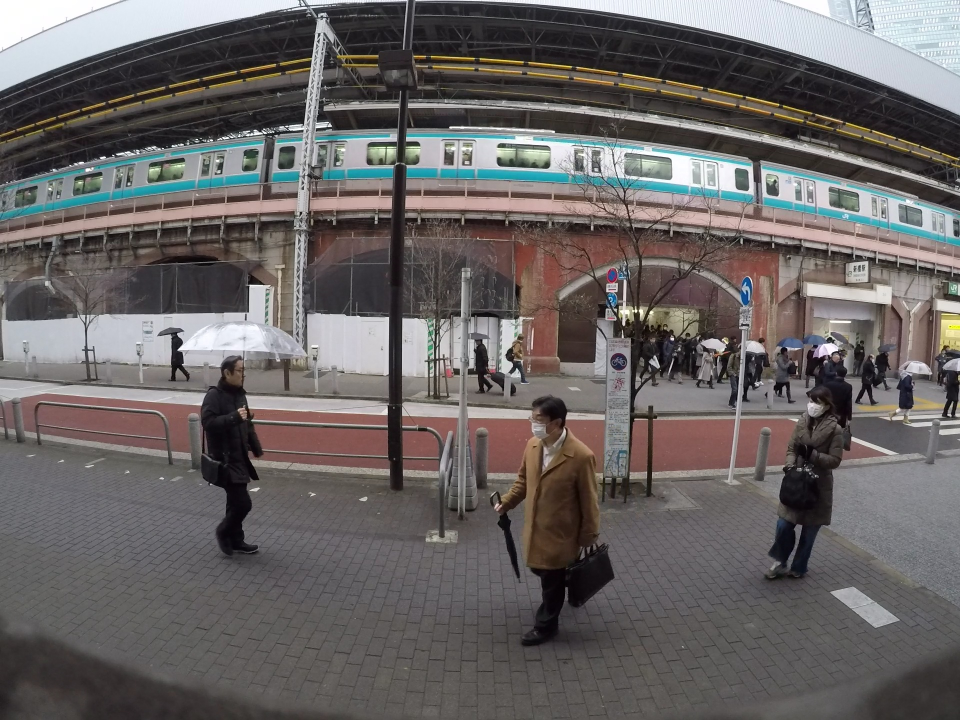
#> input picture 05. Advanced/img/img01.jpg, 1920 x 1440 px, found by its file name (shown at 1/2 size)
$ jupyter execute ImageProcess.ipynb   (text cells are left out)
#> lines starting #> are read from the running program, lines starting #| are printed output that depends on the picture; after the words box and inside, x2 and y2 are one past the last pixel; in counts of white or black regions, pixels touching at a corner belong together; pictures that were not available may be replaced by others from this repository, and a replacement may not be noted
[cell 1]
# !pip install opencv-python

[cell 2]
# img 불러오기

import cv2

img = cv2.imread('./img/img01.jpg')
#> img is the input picture: shape (1440, 1920, 3); mean B, G, R 99.6, 100.3, 104.7
height, width = img.shape[:2]
#> height = 1440; width = 1920
print('이미지 가로 : ', str(width))
#| 이미지 가로 :  1920
print('이미지 세로 : ', str(height))
#| 이미지 세로 :  1440
cv2.imshow('img', img)
cv2.waitKey(0) # 몇 초 동안 이미지를 표시할지 - 1000을 지정하면 1초간 표시, 계속 보이려면 0을 지정

[cell 3]
# mov 불러오기

import cv2

# 불러온 영상 cap에 저장 & get으로 정보 취득
cap = cv2.VideoCapture('./mov/mov01.avi')
width = cap.get(cv2.CAP_PROP_FRAME_WIDTH)
height = cap.get(cv2.CAP_PROP_FRAME_HEIGHT)
count = cap.get(cv2.CAP_PROP_FRAME_COUNT)
fps = cap.get(cv2.CAP_PROP_FPS)

print('가로 : ', width)
print('세로 : ', height)
print('총 프레임 수 : ', count)
print('FPS : ', fps) # 프레임 속도 : 초당 프레임 수


# while문에서 cap에서 저장된 동영상 정보를 프레임마다 처리하고
# 각 프레임의 정보를 함수 read로 읽어 들입니다.
while(cap.isOpened()) : # 캡쳐 객체가 열려있는 동안
  ret, frame = cap.read() # ret : 정상적으로 프레임을 읽었는지 여부(False > 동영상 끝 / 에러)
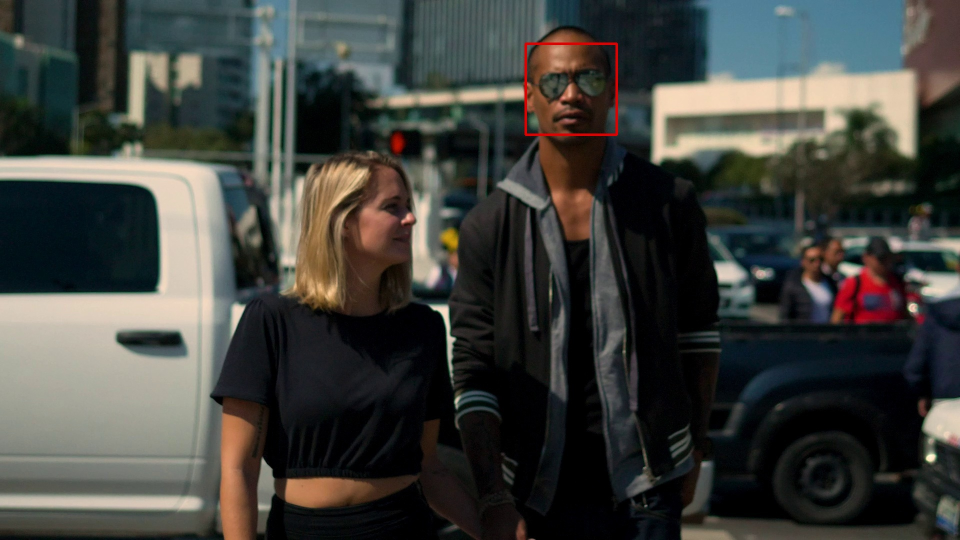
#> input picture 05. Advanced/img/img02_face.jpg, 1920 x 1080 px, given in place of mov01.avi, which was not available (shown at 1/2 size)
#> frame is the input picture: shape (1080, 1920, 3); mean B, G, R 60.9, 65.2, 64
                          # frame : 각 프레임 배열
  if ret :
    cv2.imshow('frame', frame)
    # 1ms초 동안 기다리고 & 마지막 8비트만 사용했을때(32진수 반환할 수 있어서) <=> 키보드 q입력이 들어오면
    if cv2.waitKey(1) & 0xFF == ord('q') :
#> (key q is pressed here)
      break

  # 프레임 끝나면 종료
  else :
    break


cap.release()
cv2.destroyAllWindows()
# 모든 프레임을 처리하거나 'q'키를 클릭하면 종료

[cell 4]
# 동영상을 이미지로 나누고 저장
# - 동영상 데이터를 분할해서 이미지로 저장해두면
#   중요한 순간 분석, 보고서 정리와 같은 다양한 용도로 사용할 수 있습니다.

# filepath= 'snapshot/snapshot_' + str(num) + '.jpg'
# cv2.imwrite(filepath, frame)

import cv2

cap= cv2.VideoCapture('./mov/mov01.avi')
num = 0
while(cap.isOpened()) :
  ret, frame = cap.read()
  if ret :
    cv2.imshow('frame', frame)
    filepath= './snapshot/snapshot_' + str(num) + '.jpg'
    cv2.imwrite(filepath, frame) # 이미지 저장
    num = num + 1
    # cv2.imshow > cv2.waitKey 반드시 호출되어야 함
    # if ret 지나고 if cv2.waitKey를 지나서 다음 frame으로 넘어가면 문제 엇음
    # 1ms동안 키보드 입력을 기다렸다 입력된 키가 'q'라면 종료해라
    if cv2.waitKey(1) & 0xFF == ord('q') :
#> (key q is pressed here)
      break

  else :
    break

cap.release()
cv2.destroyAllWindows()

[cell 5]
# 이미지 속 사람 검출

# 사람을 간단하게 인식하기 위해서는 'HOG 특징량'이라는 것을 사용
# HOG란 Histogram of Oriented Gradients의 약자로 '휘도의 기울기'라고 설명할 수 있으며
# '사람 실루엣 형태의 특징을 위치나 각도로 표현한 것'이라고 생각하면 이해하기 쉽습니다.

# 그럼 사전에 학습된 모델을 사용해서 실제 이미지로부터 HOG 특징량을 이용해 사람을 인식시켜 봅시다.

[cell 6]
import cv2

# HOGDescriptor 선언 + 사람 모델 지정
# 함수 : setSVMDetector
# 인수 : cv2.HOGDescriptor_getDefaultPeopleDetector()
hog = cv2.HOGDescriptor()
hog.setSVMDetector(cv2.HOGDescriptor_getDefaultPeopleDetector())
hogParams = {'winStride' : (8, 8), 'padding' : (32, 32), 'scale' : 1.05, 'hitThreshold' : 0, 'groupThreshold' : 5}

# 읽어들인 이미지를 cv2Color를 이용해 흑백으로 변환한 후
# detectMultiScale로 사람을 검출
img = cv2.imread('./img/img01.jpg')
gray= cv2.cvtColor(img, cv2.COLOR_BGR2GRAY)
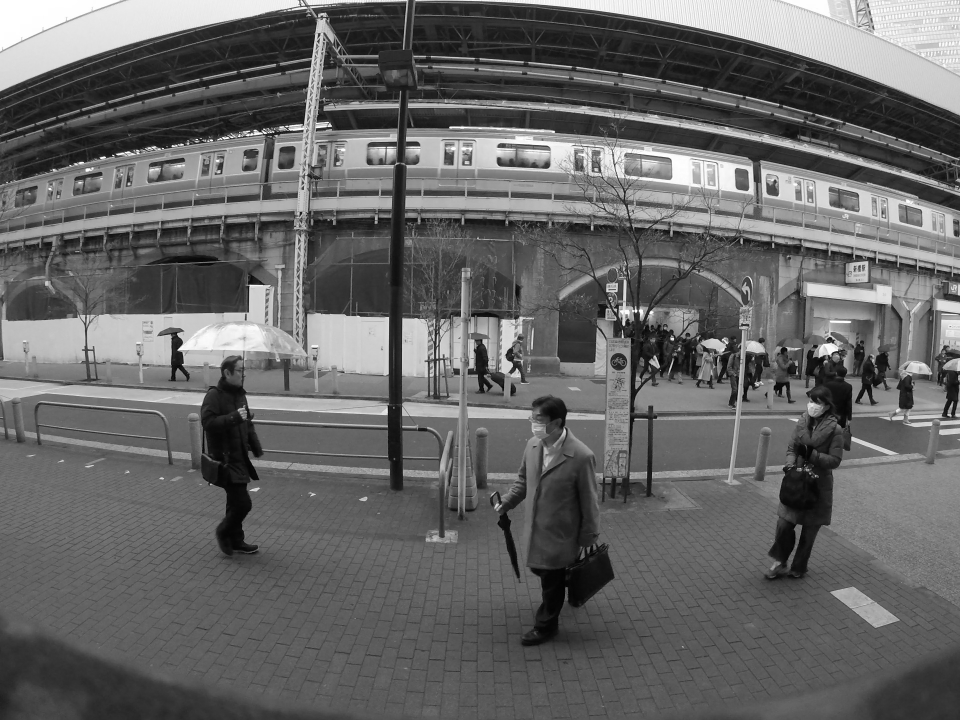
#> gray: shape (1440, 1920) (shown at 1/2 size); min 0, max 255, mean 101.5
# human : 검출된 사람의 위치 정보
human, r = hog.detectMultiScale(gray, **hogParams)
#> human = [[1589, 1, 67, 135], [317, 640, 75, 149], [926, 662, 74, 148], [1699, 685, 76, 152], [1857, 684, 63, 183], [1490, 836, 73, 145], [494, 232, 85, 170], [1420, 655, 98, 196], [1505, 848, 183, 367], [334, 705, 244, 488], [953, 765, 311, 621]]; r = [0.722, 2.39, 2.68, 2.28, 1.66, 1.27, 0.693, 0.996, 0.685, 1.03, 0.84]

# rectangle : 이미지에 사각형을 그리는 함수
if (len(human)> 0) :
  for (x, y, w, h) in human :
    cv2.rectangle(img, (x, y), (x + w, y + h), (255, 255, 255), 3)
#> this loop made 11 passes
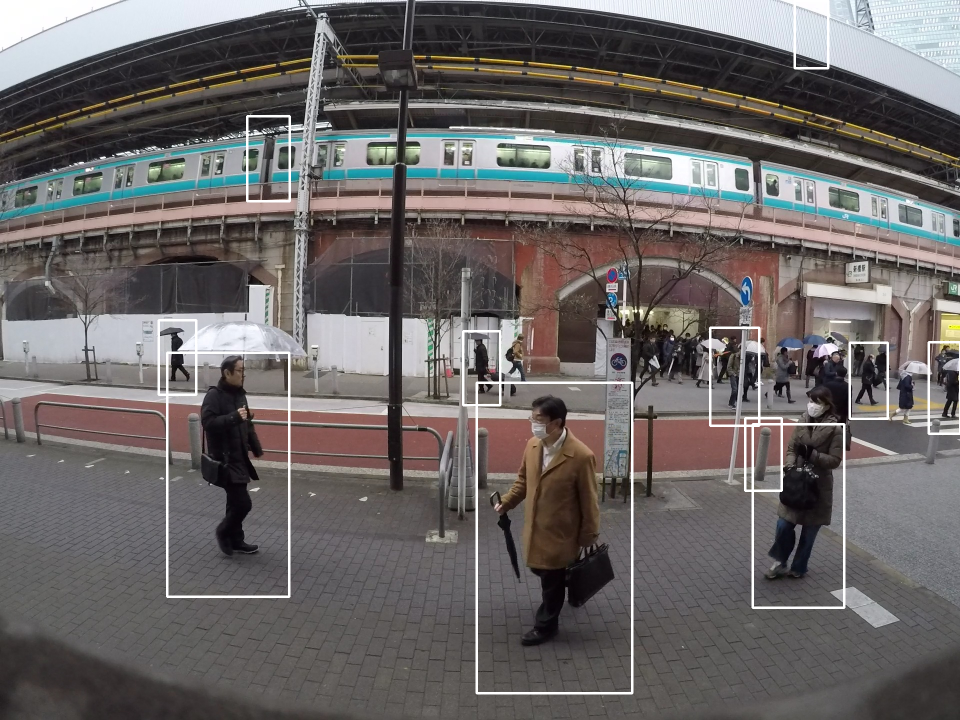
#> img: shape (1440, 1920, 3) (shown at 1/2 size); 1.45% of pixels changed, all inside (x1, y1, x2, y2) = (315, 0, 1920, 1389)

cv2.imshow('img', img)
cv2.waitKey(0)
#> Out = 113

[cell 7]
# 이미지 속 사람 '얼굴' 검출

# 얼굴 검출에는 전통적으로 CascadeClassifier를 사용
# 얼굴 검출 및 개인 인증은 많은 라이브러리가 공개되어 있기 때문에
# 여기서는 대략적인 흐름만 파악하고 전문 서적을 이용해 성능을 비교해 보는 것이 좋습니다.

import cv2

# CascadeClassifier 선언 및 'haarcascade_frontalface_alt.xml' 모델 지정
#(이는 정면 얼굴을 인식하는 모델)
cascade_path = cv2.data.haarcascades + 'haarcascade_frontalface_alt.xml'
cascade = cv2.CascadeClassifier(cascade_path)

# 읽어들인 이미지를 cv2Color를 이용해 흑백으로 변환한 후
# detectMultiScale로 사람 '얼굴' 검출
img = cv2.imread('./img/img02.jpg')
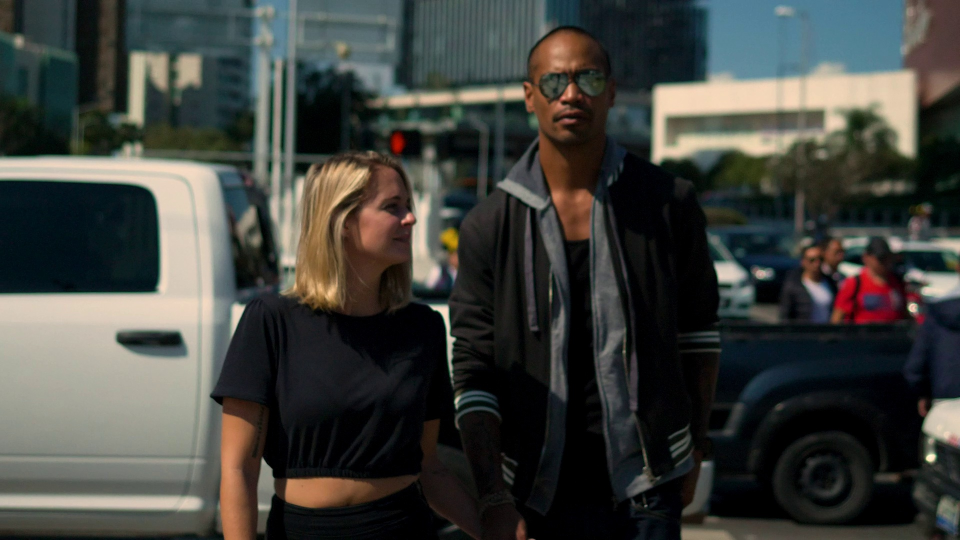
#> input picture 05. Advanced/img/img02.jpg, 1920 x 1080 px, found by its file name (shown at 1/2 size)
#> img is the input picture: shape (1080, 1920, 3); mean B, G, R 61, 65.3, 63.7
gray = cv2.cvtColor(img, cv2.COLOR_BGR2GRAY)
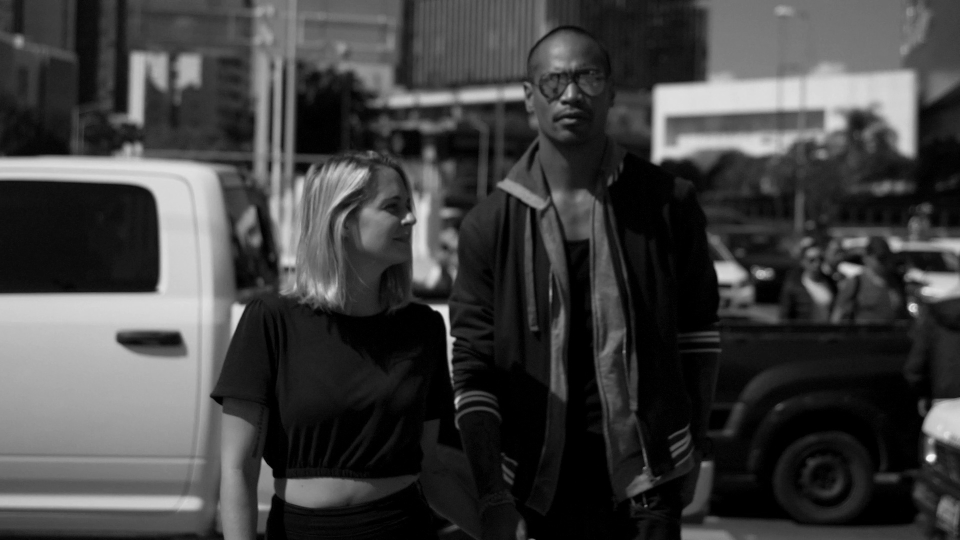
#> gray: shape (1080, 1920) (shown at 1/2 size); min 0, max 250, mean 64.3
# face_list : 검출된 사람 '얼굴'의 위치 정보
face_list = cascade.detectMultiScale(gray, minSize=(50, 50))
#> face_list = [[1051, 87, 182, 182]]

# 검출한 얼굴 표시
for (x, y, w, h) in face_list :
  color= (0, 0, 225) # red
  pen_w = 3
  cv2.rectangle(img, (x,y), (x+w, y+h), color, thickness= pen_w)
#> this loop made 1 pass
#> (x, y, w, h, color, pen_w) on pass 1: (1051, 87, 182, 182, (0, 0, 225), 3)
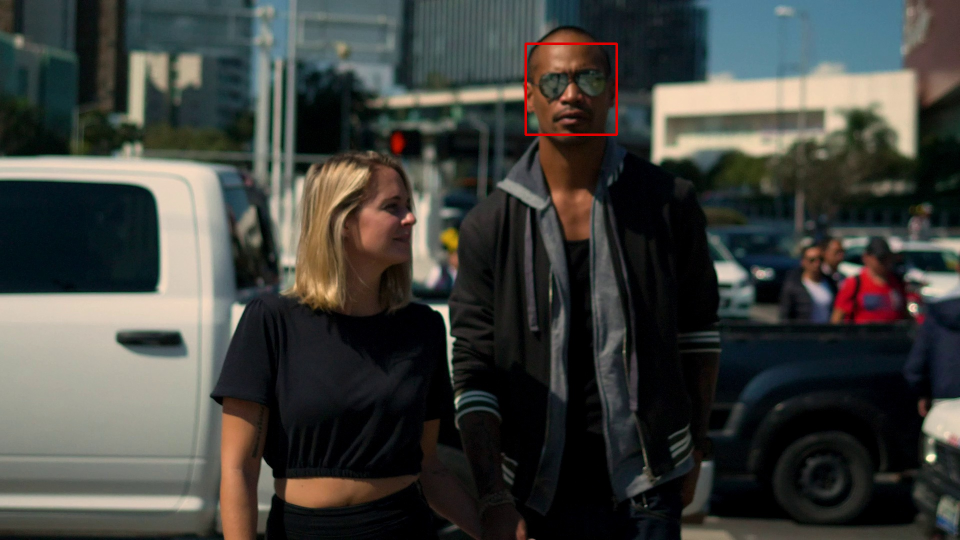
#> img: shape (1080, 1920, 3) (shown at 1/2 size); 0.17% of pixels changed, all inside (x1, y1, x2, y2) = (1049, 85, 1236, 272)

cv2.namedWindow('img', cv2.WINDOW_NORMAL)
cv2.imshow('img', img)
cv2.imwrite('./img/img02_face.jpg', img)
cv2.waitKey(0)
cv2.destroyAllWindows()

[cell 8]
# 사람, 얼굴뿐만 아니라 표정의 특징을 파악하는 것도 가능합니다.
# diib라는 라이브러리를 이용하면 얼굴의 눈,코,입,윤곽을 68개의 특징점으로 표현할 수 있습니다.
# 이것으로 사람의 얼굴이 어느쪽으로 돌리고 있는지를 검출할 수 있습니다.

[cell 9]
# dlib은 C++ 기반이기 때문에

# !cd C:/dlib
# !pip install dlib-19.24.2-cp311-cp311-win_amd64.whl

# 실패

[cell 10]
# 설치 목적이 얼굴 인식이라면 dlib 대신 face_recognition, mediapipe, opencv 등 다른 고성능 라이브러리도 있습니다.

[cell 11]
# # 구글이 만든 라이브러리
# !pip install numpy==1.26.4
# !pip install opencv-python==4.9.0.80

[cell 12]
import cv2
import numpy as np

# 얼굴 탐지기 로드
face_cascade = cv2.CascadeClassifier(cv2.data.haarcascades + 'haarcascade_frontalface_default.xml')

# 일반적인 얼굴 모델 포인트 (Z: 깊이)
model_points = np.array([
    (0.0, 0.0, 0.0),           # Nose tip
    (0.0, -330.0, -65.0),      # Chin
    (-225.0, 170.0, -135.0),   # Left eye left corner
    (225.0, 170.0, -135.0),    # Right eye right corner
    (-150.0, -150.0, -125.0),  # Left mouth corner
    (150.0, -150.0, -125.0)    # Right mouth corner
])

# 이미지 불러오기

img = cv2.imread('./img/img02.jpg')
gray = cv2.cvtColor(img, cv2.COLOR_BGR2GRAY)
# faces : 검출된 사람의 얼굴 위치 정보
faces = face_cascade.detectMultiScale(gray, 1.1, 5)
#> faces = [[1041, 86, 190, 190]]

if len(faces) > 0:
    for (x, y, w, h) in faces:
        # 눈, 코, 입의 대략적인 위치 (비정확하지만 데모용)
        image_points = np.array([
            (x + w // 2, y + h // 2 - h // 6),          # nose tip
            (x + w // 2, y + h),                        # chin
            (x + w // 4, y + h // 3),                   # left eye left corner
            (x + 3 * w // 4, y + h // 3),               # right eye right corner
            (x + w // 4, y + 2 * h // 3),               # left mouth corner
            (x + 3 * w // 4, y + 2 * h // 3),           # right mouth corner
        ], dtype='double')

        # 이미지의 너비를 초점거리로 설정
        focal_length = img.shape[1]
        # 이미지의 중심 좌표
        center = (img.shape[1] / 2, img.shape[0] / 2) # center line
        # 3 x 3 내부 카메라 행렬로 초점 거리와 중심 좌표로 구성됨
        # 카메라 행렬 : 실제 3D 세계 좌표를 2D 이미지 좌표로 투영하는 데 사용하는 행렬
        camera_matrix = np.array([
            [focal_length, 0, center[0]],
            [0, focal_length, center[1]],
            [0, 0, 1]
        ], dtype='double')

        dist_coeffs = np.zeros((4, 1))

        # PnP로 회전/이동 벡터 계산
        # model_points : 일반적인 실제 3D 얼굴 모델의 좌표
        # image_points : 이미지에서 검출한 해당 포인트들의 2D 좌표
        # solvePnP : 주어진 2D-3D 대응점으로부터 회전 벡터와 이동 벡터를 추정
        success, rotation_vec, translation_vec = cv2.solvePnP(
            model_points, image_points, camera_matrix, dist_coeffs
        )

        # rotation_vec은 3D 공간에서 객체가 어떻게 회전했는지를 나타냄
        # 이를 Rodrigues 변환을 통해 3x3 회전 행렬로 변환합니다.
        # yaw : 좌우 회전
        # pitch : 상하 회전
        # roll : 기울기(기울임)

        # 회전 행렬 → 오일러 각
        # Rodrigues : 회전 벡터를 3 x 3 회전 행렬로 변환
        # RQDecomp3x3 : 회전 행렬을 오일러 각(roll, pitch, yaw)로 분해
        # 여기서 angle[1]은 yaw(수평 회전각, 즉 좌우 회전)를 의미
        rotation_mat, _ = cv2.Rodrigues(rotation_vec)
        angles, _, _, _, _, _ = cv2.RQDecomp3x3(rotation_mat)
        yaw = angles[1]

        if yaw < -10:
            direction = f'left {abs(round(yaw, 1))} deg'
        elif yaw > 10:
            direction = f'right {round(yaw, 1)} deg'
        else :
            direction = f'center {round(yaw, 1)} deg'

        # 시각화
        cv2.rectangle(img, (x, y), (x+w, y+h), (0, 255, 0), 2)
        cv2.putText(img, direction, (x, y - 10), cv2.FONT_HERSHEY_SIMPLEX, 0.8, (0, 0, 255), 2)
#> this loop made 1 pass
#> (x, y, w, h, focal_length, center, camera_matrix, dist_coeffs) on pass 1: (1041, 86, 190, 190, 1920, (960, 540), [[1920, 0, 960], [0, 1920, 540], [0, 0, 1]], [0, 0, 0, 0])
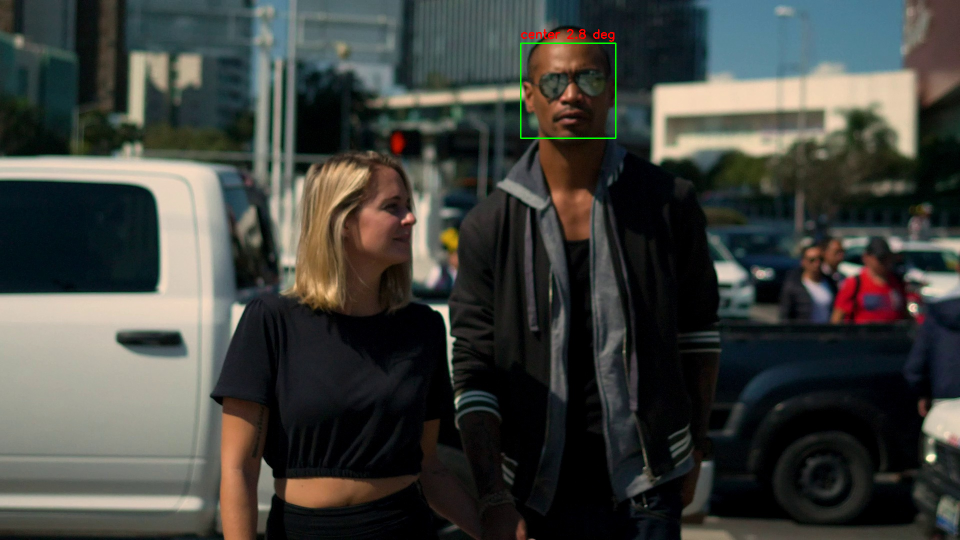
#> img: shape (1080, 1920, 3) (shown at 1/2 size); 0.17% of pixels changed, all inside (x1, y1, x2, y2) = (1040, 58, 1233, 278)

else:
    print("얼굴이 인식되지 않았습니다.")

cv2.imshow('Head Pose Estimation', img)
cv2.imwrite('./img/img02_headpose.jpg', img)
cv2.waitKey(0)
cv2.destroyAllWindows()

[cell 13]
# [76 lines of commented-out code are left out]

[cell 14]
# 타입랩스 생성

# 장시간 정보를 모두 눈으로 확인하려면 시간이 걸리지만
# 간단하게 경향을 파악하는 데는 일정 기간의 프레임 중에서 1프레임만 꺼내는 '빠르게 재생하기'인 타임랩스가 적당합니다.

# 타임랩스는 데모 영상으로도 이용할 수 있고 분석 결과에 대한 설득력을 높이는 데 효과적입니다.

import cv2

print('타입랩스 생성 시작')

# 동영상 읽어오기
cap = cv2.VideoCapture('./mov/mov01.avi')
width = int(cap.get(cv2.CAP_PROP_FRAME_WIDTH))
height = int(cap.get(cv2.CAP_PROP_FRAME_HEIGHT))
#> height = 1080

# hog 선언
hog = cv2.HOGDescriptor()
hog.setSVMDetector(cv2.HOGDescriptor_getDefaultPeopleDetector())
hogParams = {'winStride' : (8, 8), 'padding' : (32, 32), 'scale' : 1.05, 'hitThreshold' : 0, 'groupThreshold' : 5}

# 타입랩스 작성
movie_name = './mov/mov01_timelapse.avi'
fourcc = cv2.VideoWriter_fourcc(*'XVID')
#> fourcc = 1145656920
video = cv2.VideoWriter(movie_name, fourcc, 30, (width, height))

num = 0
while (cap.isOpened()) :
  ret, frame = cap.read()
  if ret :
    if (num%10 == 0) : # 10커트 마다
      gray = cv2.cvtColor(frame, cv2.COLOR_BGR2GRAY)
      human, r = hog.detectMultiScale(gray, **hogParams)
#> human = [[301, 478, 357, 602]]; r = [0.619]
      if len(human)>0 :
        for (x, y, w, h) in human :
          cv2.rectangle(frame, (x, y), (x+w, y+h), (255, 255, 255), 3) # img, point1, point2, color, thickness
#> this loop made 1 pass
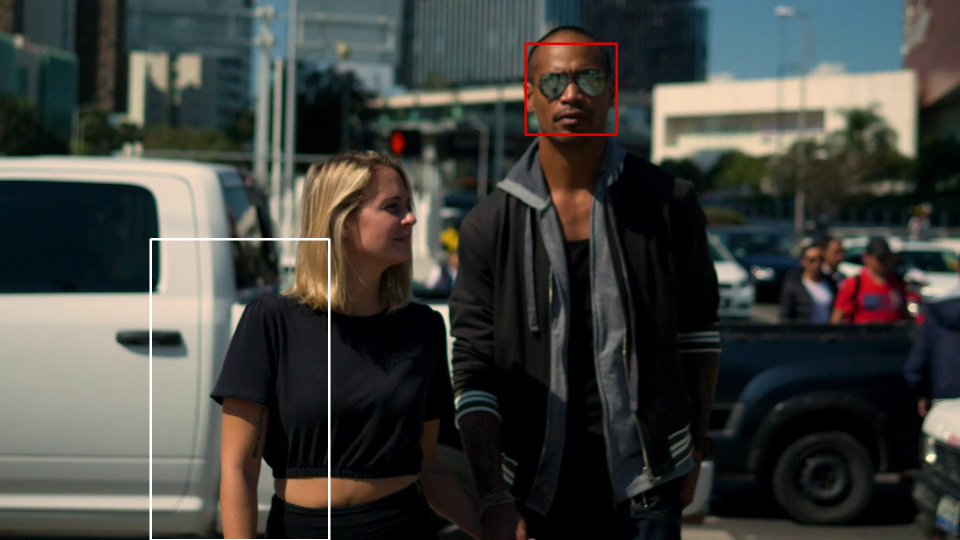
#> frame: shape (1080, 1920, 3) (shown at 1/2 size); 0.41% of pixels changed, all inside (x1, y1, x2, y2) = (299, 476, 661, 1080)

      # 10프레임마다 프레임 저장
      video.write(frame)
  else :
    break
  num = num + 1

video.release() # 동영상 생성
cap.release()
cv2.destroyAllWindows()
print('타임랩스 생성 완료')
